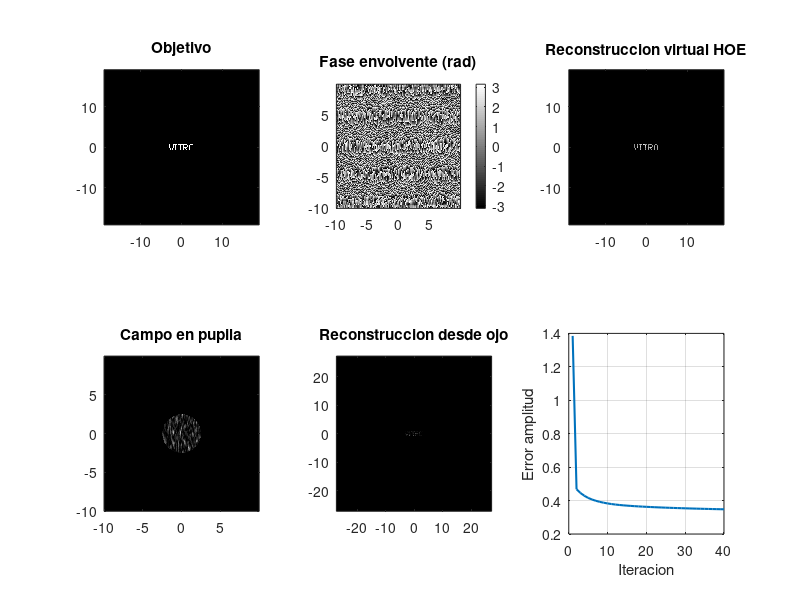
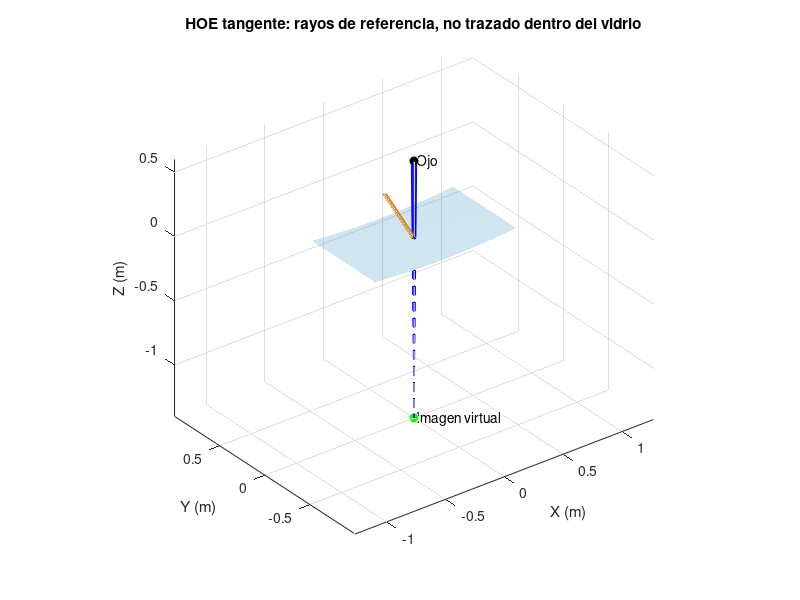

These charts were generated, in order, by the following MATLAB code:
function prototipo_HOE(cadFile,logoFile)
% Prototipo HOE reflectivo escalar. MATLAB R2018b o posterior.
% prototipo_HOE('parabrisas.stl','logo.png')
% Sin argumentos: busca archivos junto al script; si faltan, usa demo.
root=fileparts(mfilename('fullpath'));
if nargin<1, cadFile=fullfile(root,'parabrisas.stl'); end
if nargin<2, logoFile=fullfile(root,'logo.png'); end
out=fullfile(root,'resultados_HOE'); if ~exist(out,'dir'), mkdir(out); end
%% PARAMETROS (SI, salvo STL en mm)
lambda=532e-9; k=2*pi/lambda; N=1024; W=0.020;
dx=W/N; x=(-N/2:N/2-1)*dx; [X,Y]=meshgrid(x);
D=1.4; eyeDist=0.6; pupilRadius=0.0025; theta=30*pi/180;
% +z local hacia el ojo; imagen virtual z=-D. Incidencia hacia -z.
% Portadora oblicua se trata analiticamente, no se muestrea en la FFT.
fx=(-N/2:N/2-1)/(N*dx); [FX,FY]=meshgrid(fx);
% Fresnel escalado unitario desde HOE hasta plano virtual (-D).
dv=lambda*D/W; xv=(-N/2:N/2-1)*dv; [XV,YV]=meshgrid(xv);
C1=exp(-1i*k*(X.^2+Y.^2)/(2*D));
C2=exp(-1i*k*(XV.^2+YV.^2)/(2*D));
F=@(u) C2.*(fftshift(ifft2(ifftshift(C1.*u)))*N);
B=@(u) conj(C1).*(fftshift(fft2(ifftshift(conj(C2).*u)))/N);
A=double(abs(X)<W/2 & abs(Y)<W/2);
%% LOGO: imagen blanca sobre fondo negro; demo tipografica si falta PNG
if exist(logoFile,'file')
    [im,map,alpha]=imread(logoFile);
    if ~isempty(map), im=reshape(map(double(im)+1,:),[size(im,1),size(im,2),3]); end
    if isinteger(im), im=double(im)/double(intmax(class(im))); else, im=double(im); end
    if size(im,3)>1, im=mean(im(:,:,1:3),3); end
    if ~isempty(alpha), im=im.*(double(alpha)/max(1,max(double(alpha(:))))); end
else
    % Letras de prueba, no identidad grafica oficial de Vitro.
    letters={'10001;10001;10001;10001;01010;01010;00100', ...
        '111;010;010;010;010;010;111', ...
        '11111;00100;00100;00100;00100;00100;00100', ...
        '11110;10001;10001;11110;10100;10010;10001', ...
        '01110;10001;10001;10001;10001;10001;01110'};
    im=[]; for j=1:numel(letters), q=char(strsplit(letters{j},';'))-'0'; im=[im q zeros(7,1)]; end %#ok<AGROW>
end
assert(max(im(:))>0,'Logo vacio.');
% Mantener proporcion, ancho objetivo 6 mm, centrado en plano virtual.
logoW=min(0.006,0.75*N*dv); logoH=logoW*size(im,1)/size(im,2);
if logoH>0.75*N*dv, logoW=logoW*(0.75*N*dv/logoH); logoH=0.75*N*dv; end
% interp2 requiere imagen de al menos 2x2.
T=interp2(linspace(-logoW/2,logoW/2,size(im,2)), ...
    linspace(-logoH/2,logoH/2,size(im,1)),flipud(im),XV,YV,'nearest',0);
T=max(T,0); T=T/max(T(:)); target=sqrt(T); target=target*norm(A(:))/norm(target(:));
%% GERCHBERG-SAXTON: diseno de fase de la envolvente reflejada
rng(7); U=A.*exp(2i*pi*rand(N)); err=zeros(40,1);
for it=1:numel(err)
    V=F(U); vabs=abs(V); err(it)=norm(vabs(:)-target(:))/norm(target(:));
    U=A.*exp(1i*angle(B(target.*exp(1i*angle(V)))));
end
phi=angle(U); V=F(U); I=abs(V).^2; I=I/max(I(:));
% Fase fisica ideal en plano: phi - k*sin(theta)*x (mod 2pi).
% Periodo portadora: lambda/sin(theta). No exportar como mascara fabricable.
%% PROPAGACION AL OJO: espectro angular de envolvente, con zero padding
M=2*N; f=(-M/2:M/2-1)/(M*dx); [KX,KY]=meshgrid(2*pi*f);
KZ=sqrt(max(0,k^2-KX.^2-KY.^2)); idx=N/2+(1:N);
P=zeros(M); P(idx,idx)=U;
P=fftshift(ifft2(ifftshift(fftshift(fft2(ifftshift(P))).*exp(1i*(KZ-k)*eyeDist))));
Ueye=P(idx,idx); pupil=double(X.^2+Y.^2<=pupilRadius^2);
Ueye=Ueye.*pupil; capture=sum(abs(Ueye(:)).^2)/sum(abs(U(:)).^2);
% Reconstruccion inversa desde el ojo, no foco real en el exterior.
De=D+eyeDist; dve=lambda*De/W; xe=(-N/2:N/2-1)*dve; [XE,YE]=meshgrid(xe);
Ve=exp(-1i*k*(XE.^2+YE.^2)/(2*De)).* ...
    (fftshift(ifft2(ifftshift(Ueye.*exp(-1i*k*(X.^2+Y.^2)/(2*De)))))*N);
Ie=abs(Ve).^2; Ie=Ie/max(max(Ie(:)),eps);
%% VALIDACION INDEPENDIENTE: punto virtual, ajuste de rayos divergentes
% Se usa frente esferico ideal de referencia, no rayos extraidos del logo.
[xx,yy]=meshgrid(linspace(-0.009,0.009,9)); H=[xx(:),yy(:),zeros(numel(xx),1)];
Vpoint=[0 0 -D]; E=[0 0 eyeDist]; dirs=H-Vpoint; dirs=dirs./sqrt(sum(dirs.^2,2));
J=zeros(3); rhs=zeros(3,1);
for j=1:size(H,1), d=dirs(j,:)'; Q=eye(3)-d*d'; J=J+Q; rhs=rhs+Q*H(j,:)'; end
Vfit=(J\rhs)'; dist=norm(Vfit-E);
%% FIGURAS
fig=figure('Name','Reconstruccion holografica','Color','w');
subplot(2,3,1); imagesc(xv*1e3,xv*1e3,T); axis image xy; title('Objetivo');
subplot(2,3,2); imagesc(x*1e3,x*1e3,phi); axis image xy; title('Fase envolvente (rad)'); colorbar;
subplot(2,3,3); imagesc(xv*1e3,xv*1e3,I); axis image xy; title('Reconstruccion virtual HOE');
subplot(2,3,4); imagesc(x*1e3,x*1e3,abs(Ueye).^2); axis image xy; title('Campo en pupila');
subplot(2,3,5); imagesc(xe*1e3,xe*1e3,Ie); axis image xy; title('Reconstruccion desde ojo');
subplot(2,3,6); plot(err,'LineWidth',1.5); grid on; xlabel('Iteracion'); ylabel('Error amplitud');
colormap(gray); saveas(fig,fullfile(out,'reconstruccion.png'));
%% CAD: plano tangente local. Elegir una cara del vidrio solamente en FreeCAD.
% STL no tiene unidades; aqui se asume mm. normalFlip cambia lado del ojo.
normalFlip=1; cadScale=1e-3; cadUsed=false; R=eye(3); center=[0 0 0];
fig2=figure('Name','Integracion geometrica','Color','w'); hold on; axis equal; grid on; view(3);
if exist(cadFile,'file')
    tr=stlread(cadFile); Pcad=tr.Points*cadScale; faces=tr.ConnectivityList;
    cent=(Pcad(faces(:,1),:)+Pcad(faces(:,2),:)+Pcad(faces(:,3),:))/3;
    % Cara cercana al centro de la caja; ajustar manualmente si no es vidrio.
    targetCAD=(min(Pcad)+max(Pcad))/2;
    [~,j]=min(sum((cent-targetCAD).^2,2)); center=cent(j,:);
    n=cross(Pcad(faces(j,2),:)-Pcad(faces(j,1),:),Pcad(faces(j,3),:)-Pcad(faces(j,1),:));
    assert(norm(n)>0,'Triangulo degenerado.'); n=normalFlip*n/norm(n);
    ref=[0 0 1]; if abs(dot(ref,n))>0.95, ref=[0 1 0]; end
    u=cross(ref,n); u=u/norm(u); v=cross(n,u); R=[u;v;n];
    patch('Faces',faces,'Vertices',Pcad,'FaceColor',[.3 .7 .9],'FaceAlpha',.25,'EdgeColor','none');
    cadUsed=true;
else
    [a,b]=meshgrid(linspace(-.6,.6,35),linspace(-.35,.35,25));
    surf(a,b,.08*a.^2,'FaceColor',[.3 .7 .9],'FaceAlpha',.25,'EdgeColor','none');
end
world=@(p) p*R+center;
Q=world([-W/2 -W/2 0;W/2 -W/2 0;W/2 W/2 0;-W/2 W/2 0]);
patch(Q(:,1),Q(:,2),Q(:,3),[.1 .8 .3],'FaceAlpha',.8);
% Fuente colimada: dibujar rayos paralelos de incidencia, no fuente puntual.
sdir=[sin(theta) 0 -cos(theta)]; S=H-0.5*sdir;
for j=1:8:size(H,1)
    q=world([S(j,:);H(j,:)]); plot3(q(:,1),q(:,2),q(:,3),'Color',[.85 .5 .1]);
    q=world([H(j,:);H(j,:)+dirs(j,:)*eyeDist]); plot3(q(:,1),q(:,2),q(:,3),'b');
    q=world([H(j,:);Vpoint]); plot3(q(:,1),q(:,2),q(:,3),'b--');
end
q=world(E); plot3(q(1),q(2),q(3),'ko','MarkerFaceColor','k'); text(q(1),q(2),q(3),' Ojo');
q=world(Vpoint); plot3(q(1),q(2),q(3),'go','MarkerFaceColor','g'); text(q(1),q(2),q(3),' Imagen virtual');
xlabel('X (m)'); ylabel('Y (m)'); zlabel('Z (m)'); title('HOE tangente: rayos de referencia, no trazado dentro del vidrio');
camlight; lighting gouraud; saveas(fig2,fullfile(out,'integracion_CAD.png'));
%% GUARDAR RESULTADOS
fprintf('Distancia virtual de referencia: %.6f m\n',dist);
fprintf('Fraccion de potencia de envolvente captada por pupila: %.6g\n',capture);
fprintf('Periodo portadora: %.3f um\n',lambda/sin(theta)*1e6);
fprintf('CAD real cargado: %d\n',cadUsed);
save(fullfile(out,'datos_HOE.mat'),'lambda','W','dx','D','eyeDist','theta','phi','T','I','Ie','x','xv','xe','err','capture','dist','Vfit','R','center','cadUsed');
end
